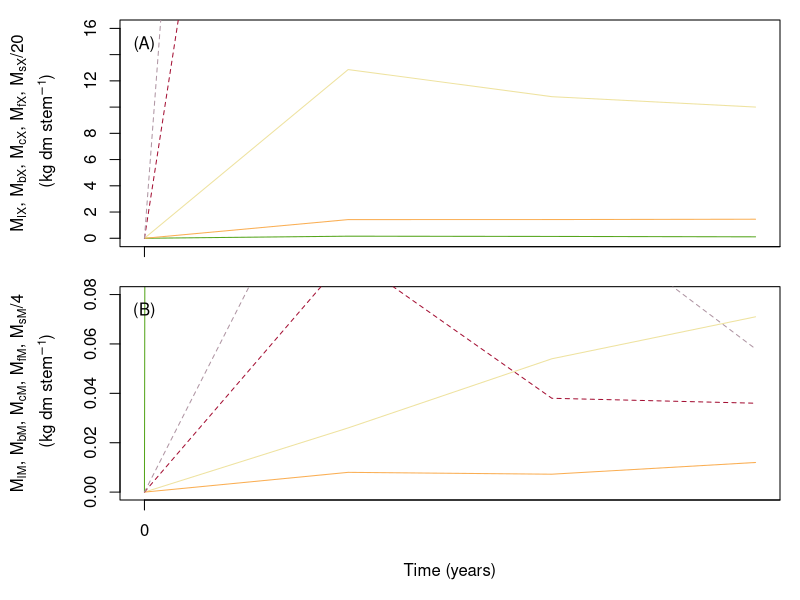

The R script that drew this image:
#=======================================================================================#
# Plot figure 3 from Thornley (1991)
#---------------------------------------------------------------------------------------#

# Read the strucural and meristem pools
#---------------------------------------------------------------------------------------#
pools <- read.table (file = 'tmp/pools.txt', header = T)

# Determine time axis
#----------------------------------------------------------------------------------------#
years        = as.numeric (read.table ('driver.txt', skip = 5, nrows = 1) [1])
stps_per_day = as.numeric (read.table ('driver.txt', skip = 6, nrows = 1) [1])
#n_stems      = as.numeric (read.table ('driver.txt', skip = 6, nrows = 1) [1])
dt     = 1 / stps_per_day
tstps  = years * 365.25 * stps_per_day
days   = dt * tstps
hours  = dt * tstps * 24.0
labels    = seq (0, ceiling (years), by = 1)
ats       = seq (0, ceiling (years), by = 1) * 365.25 / dt

# Colours for compartment
#----------------------------------------------------------------------------------------#
c.c         <- c ('#55a51c', '#eee29f', '#faae53', '#a41034', '#af95a3')
names (c.c) <- c ('Leaves',  'Branches','Stems',   'Coarse roots',  'Fine roots and mycorrhiza')

# Plot figure 3
#----------------------------------------------------------------------------------------#
layout (matrix (c (1, 2)), heights = c (1, 1.25))
par (mar = c (1, 6, 1, 1))
plot (x    = pools [, 1],
      y    = pools [, 16],
      typ  = 'l',
      ylim = c (0, 16),
      xaxt = 'n',
      yaxt = 'n',
      ylab = expression (atop (M[lX]*', '*M[bX]*', '*M[cX]*', '*M[fX]*', '*M[sX]*'/20',' (kg dm '*stem^-1*')')),
      col  = c.c [1])
axis (2, at = seq (0,16, by = 2))
axis (side  = 1, 
      at    = ats [seq (1, length (ats), 10)], 
      label =  NA)
text (0, 16, '(A)', pos = 1)
lines (x = pools [, 1],
       y = pools [, 17],
       col  = c.c [2])
lines (x = pools [, 1],
       y = pools [, 18] / 20.0,
       col  = c.c [3])
lines (x = pools [, 1],
       y = pools [, 19],
       lty = 2,
       col  = c.c [4])
lines (x = pools [, 1],
       y = pools [, 20],
       lty = 2,
       col  = c.c [5])

par (mar = c (5, 6, 1, 1))
plot (x    = pools [, 1],
      y    = pools [, 11],
      typ  = 'l',
      ylim = c (0, 0.08),
      xaxt = 'n',
      xlab = 'Time (years)',
      ylab = expression (atop (M[lM]*', '*M[bM]*', '*M[cM]*', '*M[fM]*', '*M[sM]*'/4',' (kg dm '*stem^-1*')')),
      col  = c.c [1])
axis (side  = 1, 
      at    = ats [seq (1, length (ats), 10)], 
      label = labels [seq (1, length (labels), 10)])
text (0, 0.08, '(B)', pos = 1)
lines (x = pools [, 1],
       y = pools [, 12],
       col  = c.c [2])
lines (x = pools [, 1],
       y = pools [, 13] / 4.0,
       col  = c.c [3])
lines (x = pools [, 1],
       y = pools [, 14],
       lty = 2,
       col  = c.c [4])
lines (x = pools [, 1],
       y = pools [, 15],
       lty = 2,
       col  = c.c [5])
#=======================================================================================#

